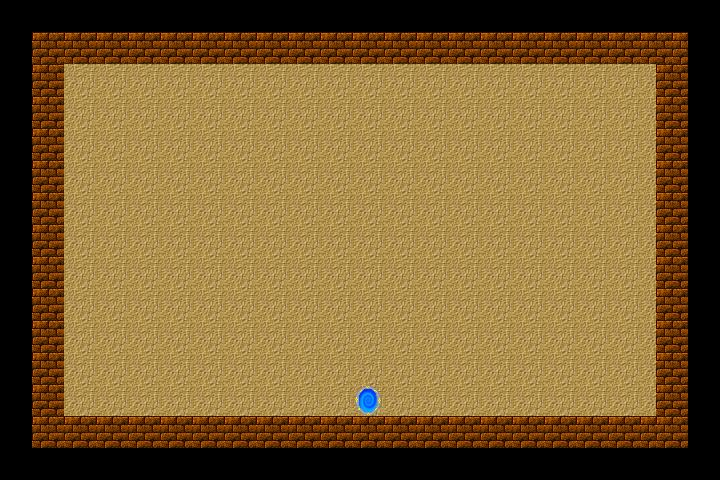

Tiled map render using the project's own tile images. Description and the map definition, with tile-layer contents summarised, below:
An orthogonal 45x30 tile map with 16x16 px tiles, 2 tile layers (roomLayer, objectLayer) and 6 objects (Room1Center, spawnPointSouth).

<map version="1.0" orientation="orthogonal" renderorder="right-down" width="45" height="30" tilewidth="16" tileheight="16" nextobjectid="8">
 <tileset firstgid="1" name="DungeonTileSet" tilewidth="16" tileheight="16" tilecount="12288">
  <image source="../tilesets/DungeonTileSet.png" width="2048" height="1536" />
 </tileset>
 <layer name="roomLayer" width="45" height="30">
  <data>[1350 cells, 1066 non-empty, 8 distinct tile ids]</data>
 </layer>
 <layer name="objectLayer" width="45" height="30">
  <data>[1350 cells, 4 non-empty, 4 distinct tile ids]</data>
 </layer>
 <objectgroup name="door">
  <object id="1" name="Room1Center" x="352" y="384" width="32" height="32">
   <properties>
    <property name="destination" value="Room1Center" />
    <property name="position" value="south" />
   </properties>
  </object>
 </objectgroup>
 <objectgroup color="#00ff00" name="spawnPoint">
  <object id="2" name="spawnPointSouth" x="352" y="336" width="32" height="32" />
 </objectgroup>
 <objectgroup name="collision">
  <object id="4" x="32" y="32" width="656" height="32" />
  <object id="5" x="32" y="416" width="656" height="32" />
  <object id="6" x="32" y="64" width="32" height="352" />
  <object id="7" x="656" y="64" width="32" height="352" />
 </objectgroup>
</map>
